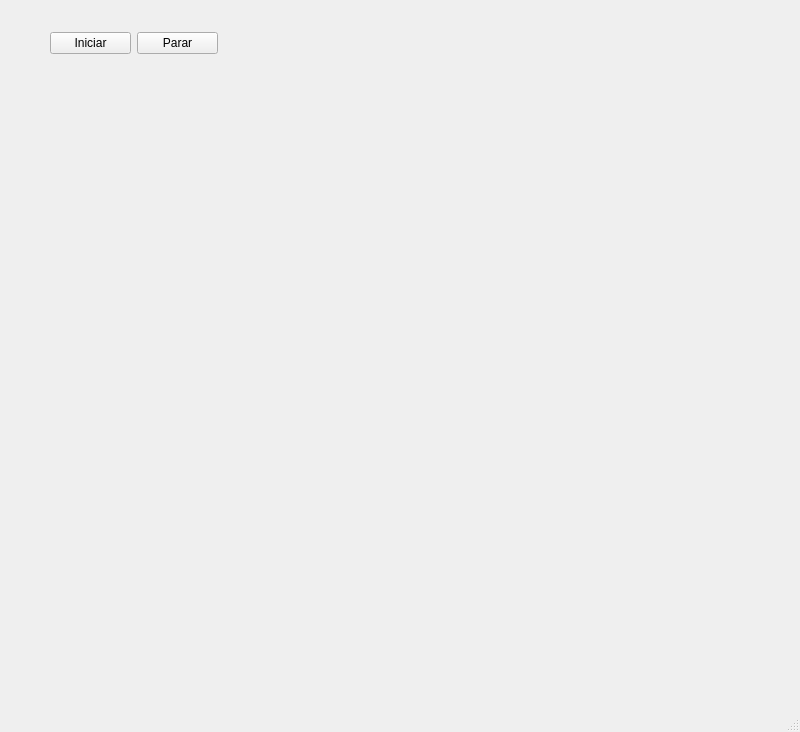
<?xml version="1.0" encoding="UTF-8"?>
<ui version="4.0">
 <class>MainWindow</class>
 <widget class="QMainWindow" name="MainWindow">
  <property name="geometry">
   <rect>
    <x>0</x>
    <y>0</y>
    <width>800</width>
    <height>732</height>
   </rect>
  </property>
  <property name="windowTitle">
   <string>MainWindow</string>
  </property>
  <widget class="QWidget" name="centralwidget">
   <widget class="QFrame" name="horizontalFrame">
    <property name="geometry">
     <rect>
      <x>10</x>
      <y>110</y>
      <width>751</width>
      <height>561</height>
     </rect>
    </property>
    <layout class="QHBoxLayout" name="horizontalLayout_2"/>
   </widget>
   <widget class="QWidget" name="">
    <property name="geometry">
     <rect>
      <x>50</x>
      <y>30</y>
      <width>168</width>
      <height>26</height>
     </rect>
    </property>
    <layout class="QHBoxLayout" name="horizontalLayout">
     <item>
      <widget class="QPushButton" name="pushButton">
       <property name="text">
        <string>Iniciar</string>
       </property>
      </widget>
     </item>
     <item>
      <widget class="QPushButton" name="pushButton_2">
       <property name="text">
        <string>Parar</string>
       </property>
      </widget>
     </item>
    </layout>
   </widget>
  </widget>
  <widget class="QMenuBar" name="menubar">
   <property name="geometry">
    <rect>
     <x>0</x>
     <y>0</y>
     <width>800</width>
     <height>21</height>
    </rect>
   </property>
  </widget>
  <widget class="QStatusBar" name="statusbar"/>
 </widget>
 <resources/>
 <connections/>
</ui>
